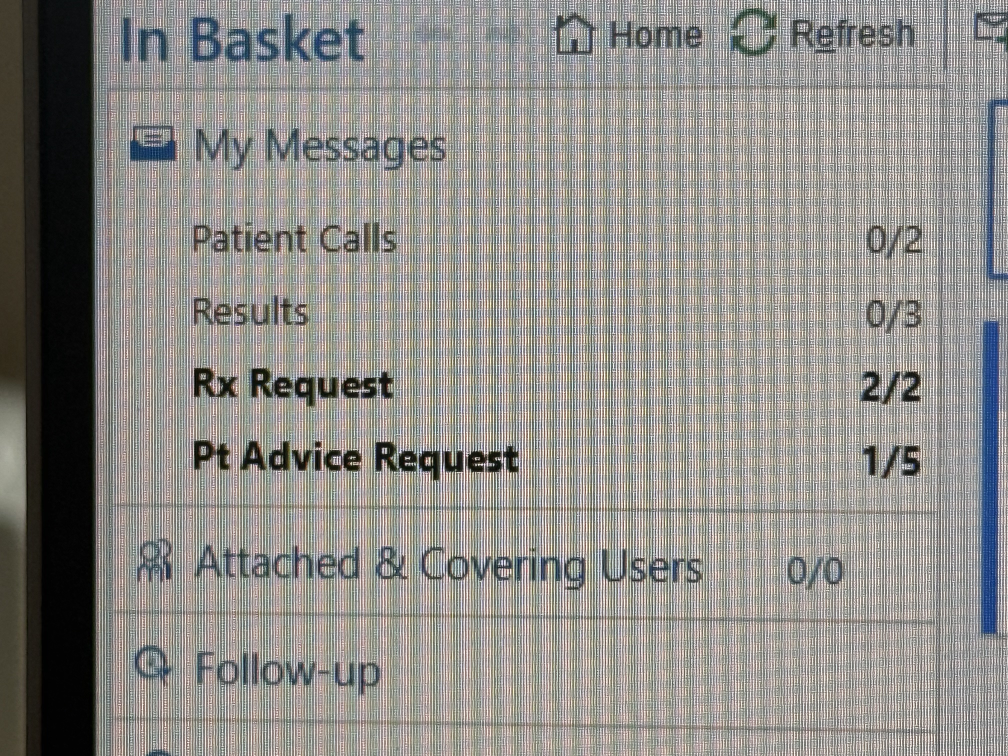
#> input picture dev/epic-sample.jpg, 2016 x 1512 px, given in place of epic.jpg, which was not available (shown at 1/2 size)
$ python ocr-sim.py .
#> lines starting #> are read from the running program, lines starting #| are printed output that depends on the picture; pictures that were not available may be replaced by others from this repository, and a replacement may not be noted
# fake iPhone video frames: Epic list small in a 1080x1920 portrait frame, soft, noisy, JPEG'd, dark surroundings
import sys, numpy as np, random
from PIL import Image, ImageFilter
S = sys.argv[1]
src = Image.open(S + '/epic.jpg').convert('RGB')
#> src is the input picture: PIL image 2016x1512 RGB; mean R, G, B 143.9, 141.7, 137.6
out = []
random.seed(1); np.random.seed(1)
for listw in [820, 650, 500]:
  for blur in [0.8, 1.6]:
    for rot in [0, 2.5]:
      W, H = 1080, 1920
      bg = Image.new('RGB', (W, H), (40, 38, 36))
      # monitor bezel + more white screen around the list
      sc = listw / src.width
      im = src.resize((listw, int(src.height * sc)), Image.LANCZOS)
      screen = Image.new('RGB', (int(listw * 1.6), int(im.height * 2.2)), (214, 216, 212))
      screen.paste(im, (int(listw * 0.05), int(im.height * 0.25)))
      if rot: screen = screen.rotate(rot, expand=True, fillcolor=(40, 38, 36))
      # place so the list lands inside the on-screen guide (top 6%-60% of screen ≈ video y 6%..60%)
      gx = int(W * 0.5 - listw * 0.55); gy = int(H * 0.33 - im.height * 0.75)
      bg.paste(screen, (gx - int(listw * 0.05), gy))
      # brightness falloff (screen glow vs dark room)
      a = np.asarray(bg.filter(ImageFilter.GaussianBlur(blur)), dtype=float)
      a += np.random.normal(0, 6, a.shape)
      a = np.clip(a, 0, 255).astype(np.uint8)
      name = f'{S}/sim/f_{listw}_{blur}_{rot}.jpg'
      Image.fromarray(a).save(name, quality=65)
      out.append(name)
#> this loop made 3 passes
#> pass 1, `Image.fromarray(a).save(name, quality=65)`:
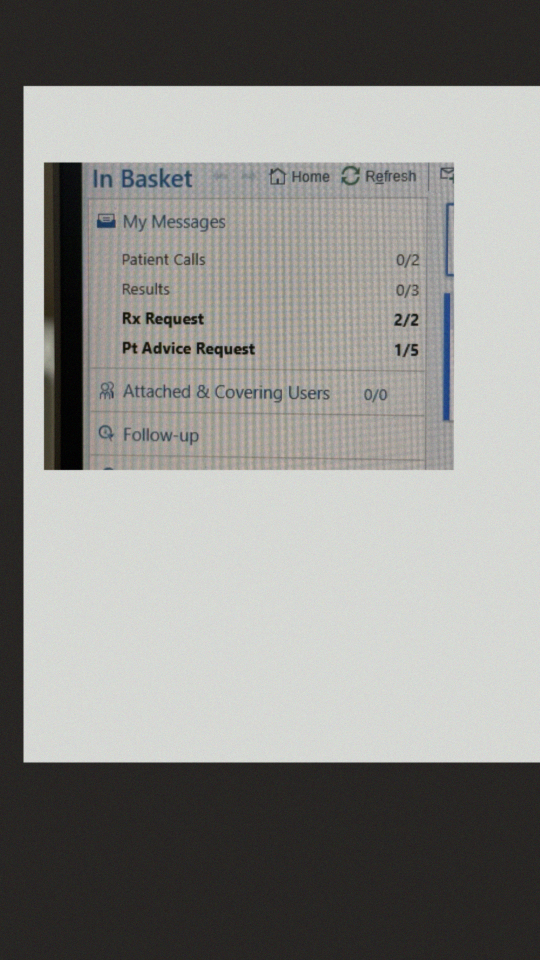
#> saved as f_820_0.8_0.jpg: PIL image 1080x1920 RGB (shown at 1/2 size); mean R, G, B 139.7, 139.4, 136
#> pass 1, `Image.fromarray(a).save(name, quality=65)`:
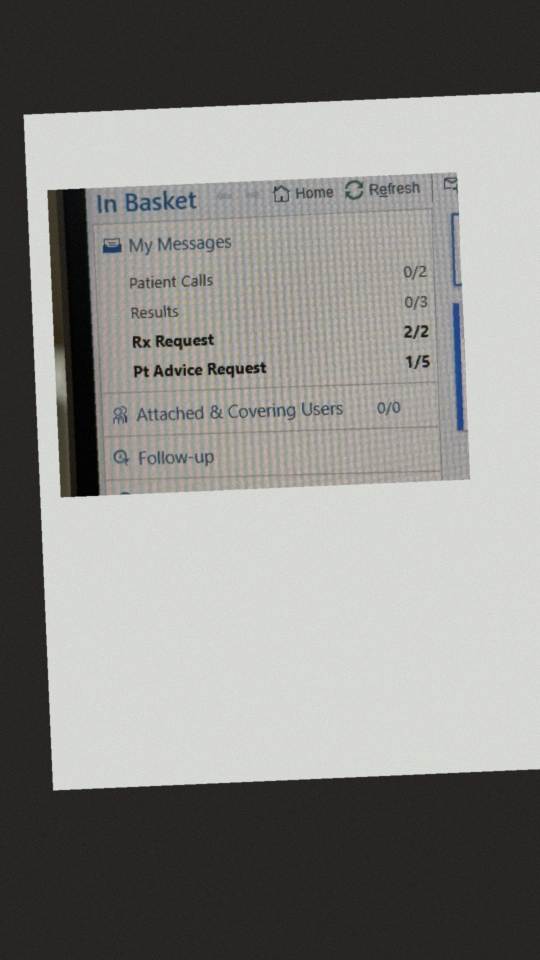
#> saved as f_820_0.8_2.5.jpg: PIL image 1080x1920 RGB (shown at 1/2 size); mean R, G, B 136.5, 136.1, 132.7
#> after the loop:
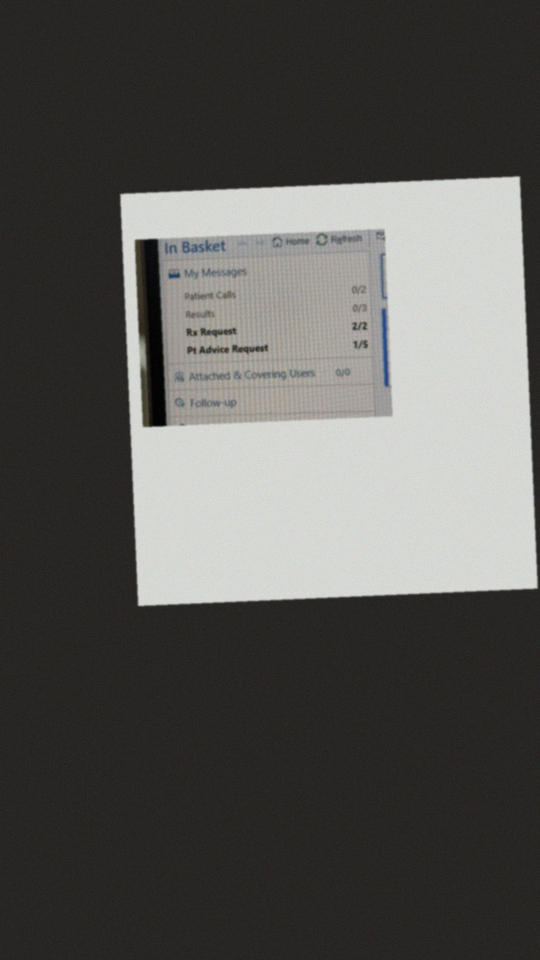
#> a: shape (1920, 1080, 3) (shown at 1/2 size); mean R, G, B 88.5, 87.4, 84.8
#> after the loop:
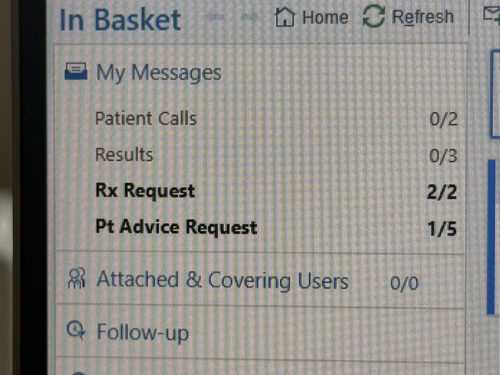
#> im: PIL image 500x375 RGB; mean R, G, B 143.9, 141.7, 137.6
#> after the loop:
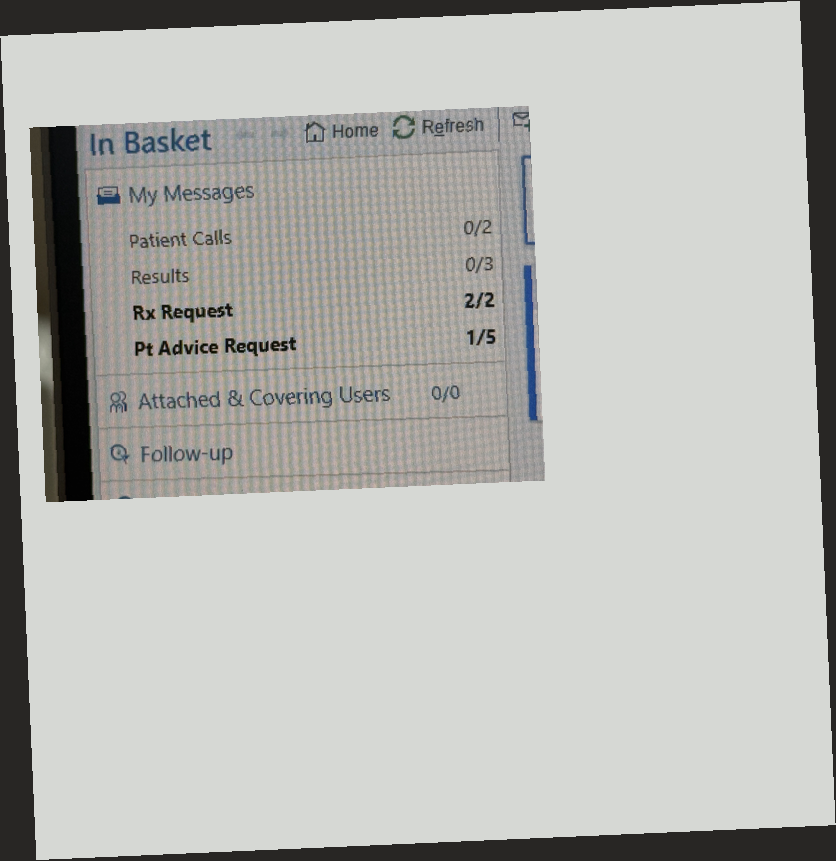
#> screen: PIL image 836x861 RGB; mean R, G, B 181.3, 181.9, 178
#> after the loop, out = 12 items, first 6: './sim/f_820_0.8_0.jpg', './sim/f_820_0.8_2.5.jpg', './sim/f_820_1.6_0.jpg', './sim/f_820_1.6_2.5.jpg', './sim/f_650_0.8_0.jpg', './sim/f_650_0.8_2.5.jpg'
print('\n'.join(out))
#| ./sim/f_820_0.8_0.jpg
#| ./sim/f_820_0.8_2.5.jpg
#| ./sim/f_820_1.6_0.jpg
#| ./sim/f_820_1.6_2.5.jpg
#| ./sim/f_650_0.8_0.jpg
#| ./sim/f_650_0.8_2.5.jpg
#| ./sim/f_650_1.6_0.jpg
#| ./sim/f_650_1.6_2.5.jpg
#| ./sim/f_500_0.8_0.jpg
#| ./sim/f_500_0.8_2.5.jpg
#| ./sim/f_500_1.6_0.jpg
#| ./sim/f_500_1.6_2.5.jpg
